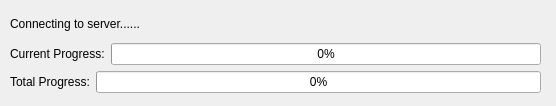
<?xml version="1.0" encoding="UTF-8"?>
<ui version="4.0">
 <class>UploadProgress</class>
 <widget class="QWidget" name="UploadProgress">
  <property name="geometry">
   <rect>
    <x>0</x>
    <y>0</y>
    <width>556</width>
    <height>106</height>
   </rect>
  </property>
  <property name="windowTitle">
   <string>Progress</string>
  </property>
  <widget class="QWidget" name="layoutWidget">
   <property name="geometry">
    <rect>
     <x>10</x>
     <y>10</y>
     <width>531</width>
     <height>83</height>
    </rect>
   </property>
   <layout class="QVBoxLayout" name="verticalLayout">
    <item>
     <widget class="QLabel" name="label_2">
      <property name="text">
       <string>Connecting to server......</string>
      </property>
     </widget>
    </item>
    <item>
     <layout class="QHBoxLayout" name="horizontalLayout_2">
      <item>
       <widget class="QLabel" name="label_3">
        <property name="text">
         <string>Current Progress:</string>
        </property>
       </widget>
      </item>
      <item>
       <widget class="QProgressBar" name="progressBar">
        <property name="value">
         <number>0</number>
        </property>
       </widget>
      </item>
     </layout>
    </item>
    <item>
     <layout class="QHBoxLayout" name="horizontalLayout">
      <item>
       <widget class="QLabel" name="label">
        <property name="text">
         <string>Total Progress:</string>
        </property>
       </widget>
      </item>
      <item>
       <widget class="QProgressBar" name="progressBar_2">
        <property name="value">
         <number>0</number>
        </property>
       </widget>
      </item>
     </layout>
    </item>
   </layout>
  </widget>
 </widget>
 <resources/>
 <connections/>
</ui>
